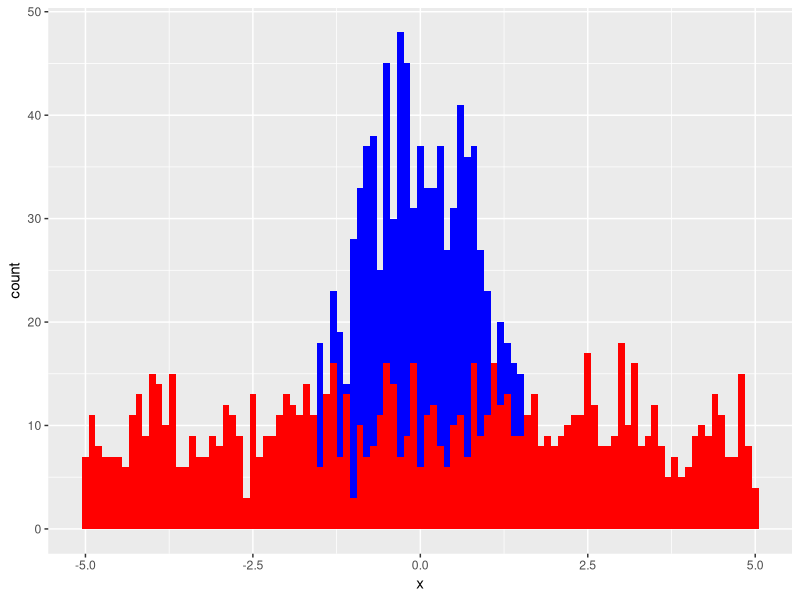
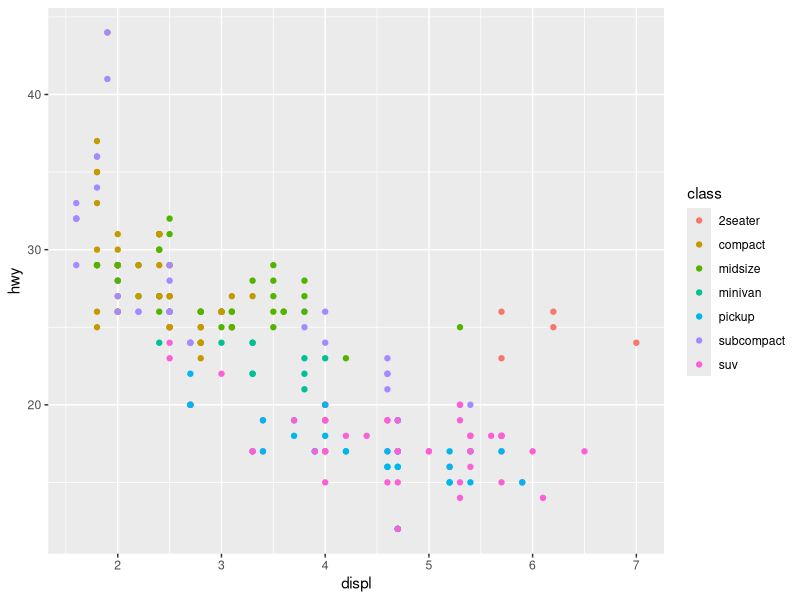

Generate these figures, in order, with R:
library(tidyverse)


df <- tibble(
  x = rnorm(n = 1000, mean = 0, sd = 1),
  y = runif(n = 1000, min = -5, max = 5)
)

ggplot(df) +
  geom_histogram(aes(x), fill = "blue", binwidth = 0.1) +
  geom_histogram(aes(y), fill = "red", binwidth = 0.1)


View(mpg)

ggplot(mpg) +
  geom_point(aes(displ, hwy, color = class))


